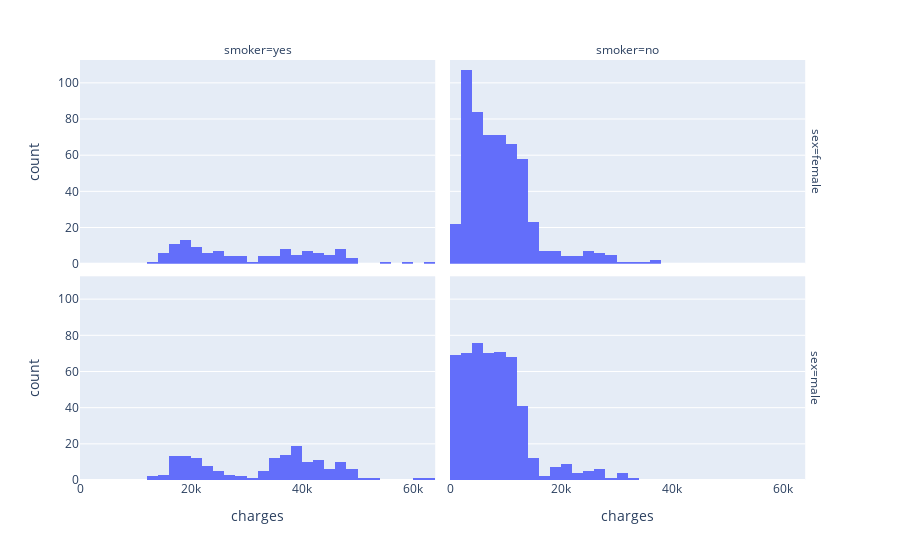

Source (notebook cell):
### Code cell
px.histogram(df, x='charges', nbins=50, facet_col='smoker',facet_row='sex')

### Figure 1 — Plotly figure (JSON) as saved in the notebook; plotly's stock layout.template omitted (floating-point values rounded to 4 significant figures; data arrays with more than 128 entries replaced by an {"elided": "..."} marker saying what was removed)
{"data": [{"alignmentgroup": "True", "bingroup": "x", "hovertemplate": "sex=female<br>smoker=yes<br>charges=%{x}<br>count=%{y}<extra></extra>", "legendgroup": "", "marker": {"color": "#636efa", "pattern": {"shape": ""}}, "name": "", "nbinsx": 50, "offsetgroup": "", "orientation": "v", "showlegend": false, "type": "histogram", "x": [16880.0, 27810.0, 37700.0, 23240.0, 14710.0, 16580.0, 39840.0, 43580.0, 47290.0, 30940.0, 19110.0, 17080.0, 32730.0, 19960.0, 21350.0, 36150.0, 48820.0, 37130.0, 19440.0, 38510.0, 29520.0, 47310.0, 17090.0, 22330.0, 47900.0, 24870.0, 34840.0, 47930.0, 48520.0, 13840.0, 18030.0, 21660.0, 15010.0, 19590.0, 14460.0, 18610.0, 28950.0, 37080.0, 19520.0, 48890.0, 63770.0, 45860.0, 39980.0, 58570.0, 43940.0, 15360.0, 17470.0, 25680.0, 42970.0, 34440.0, 42980.0, 24670.0, 27040.0, 40000.0, 46200.0, 44400.0, 40930.0, 16660.0, 40420.0, 19540.0, 23070.0, 17750.0, 24520.0, 38790.0, 23400.0, 55140.0, 36020.0, 27530.0, 45010.0, 37270.0, 42110.0, 24110.0, 40970.0, 46110.0, 46260.0, 29330.0, 19800.0, 17500.0, 21770.0, 14570.0, 16420.0, 35600.0, 21680.0, 44420.0, 39730.0, 20230.0, 21880.0, 19020.0, 33910.0, 44640.0, 16780.0, 24180.0, 34170.0, 46660.0, 40900.0, 36900.0, 40940.0, 22480.0, 23890.0, 18330.0, 21770.0, 33310.0, 18220.0, 20300.0, 41660.0, 26130.0, 20170.0, 24540.0, 14280.0, 16120.0, 33900.0, 36400.0, 18770.0, 43900.0, 29140.0], "xaxis": "x3", "yaxis": "y3"}, {"alignmentgroup": "True", "bingroup": "x", "hovertemplate": "sex=female<br>smoker=no<br>charges=%{x}<br>count=%{y}<extra></extra>", "legendgroup": "", "marker": {"color": "#636efa", "pattern": {"shape": ""}}, "name": "", "nbinsx": 50, "offsetgroup": "", "orientation": "v", "showlegend": false, "type": "histogram", "x": {"elided": "547 float values"}, "xaxis": "x4", "yaxis": "y4"}, {"alignmentgroup": "True", "bingroup": "x", "hovertemplate": "sex=male<br>smoker=yes<br>charges=%{x}<br>count=%{y}<extra></extra>", "legendgroup": "", "marker": {"color": "#636efa", "pattern": {"shape": ""}}, "name": "", "nbinsx": 50, "offsetgroup": "", "orientation": "v", "showlegend": false, "type": "histogram", "x": {"elided": "159 float values"}, "xaxis": "x", "yaxis": "y"}, {"alignmentgroup": "True", "bingroup": "x", "hovertemplate": "sex=male<br>smoker=no<br>charges=%{x}<br>count=%{y}<extra></extra>", "legendgroup": "", "marker": {"color": "#636efa", "pattern": {"shape": ""}}, "name": "", "nbinsx": 50, "offsetgroup": "", "orientation": "v", "showlegend": false, "type": "histogram", "x": {"elided": "516 float values"}, "xaxis": "x2", "yaxis": "y2"}], "layout": {"annotations": [{"font": {}, "showarrow": false, "text": "smoker=yes", "x": 0.24, "xanchor": "center", "xref": "paper", "y": 1, "yanchor": "bottom", "yref": "paper"}, {"font": {}, "showarrow": false, "text": "smoker=no", "x": 0.74, "xanchor": "center", "xref": "paper", "y": 1, "yanchor": "bottom", "yref": "paper"}, {"font": {}, "showarrow": false, "text": "sex=male", "textangle": 90, "x": 0.98, "xanchor": "left", "xref": "paper", "y": 0.2425, "yanchor": "middle", "yref": "paper"}, {"font": {}, "showarrow": false, "text": "sex=female", "textangle": 90, "x": 0.98, "xanchor": "left", "xref": "paper", "y": 0.7575, "yanchor": "middle", "yref": "paper"}], "barmode": "relative", "legend": {"tracegroupgap": 0}, "margin": {"t": 60}, "xaxis": {"anchor": "y", "domain": [0, 0.48], "title": {"text": "charges"}}, "xaxis2": {"anchor": "y2", "domain": [0.5, 0.98], "matches": "x", "title": {"text": "charges"}}, "xaxis3": {"anchor": "y3", "domain": [0, 0.48], "matches": "x", "showticklabels": false}, "xaxis4": {"anchor": "y4", "domain": [0.5, 0.98], "matches": "x", "showticklabels": false}, "yaxis": {"anchor": "x", "domain": [0, 0.485], "title": {"text": "count"}}, "yaxis2": {"anchor": "x2", "domain": [0, 0.485], "matches": "y", "showticklabels": false}, "yaxis3": {"anchor": "x3", "domain": [0.515, 1], "matches": "y", "title": {"text": "count"}}, "yaxis4": {"anchor": "x4", "domain": [0.515, 1], "matches": "y", "showticklabels": false}}}
